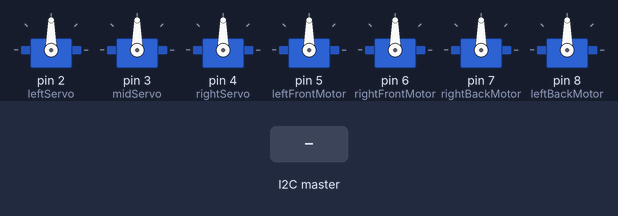
Simulated run of this sketch. Board: Arduino Uno, built with avr-gcc and run on an emulated ATmega328P. Shown: 7 × servo. The test bench sets the inputs (shaded band).

Above: at 3.2 s.
3.3 s: the I2C master sends the byte 1
At 4.0 s:
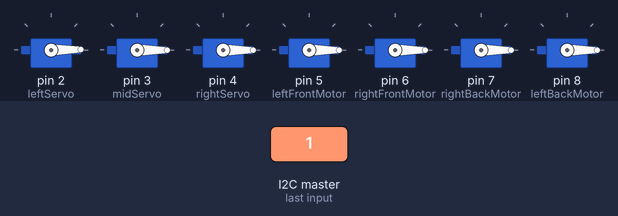
4.8 s: the I2C master sends the byte 0
At 5.1 s:
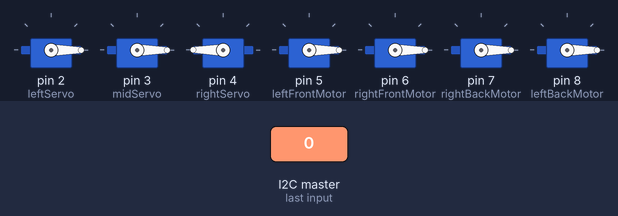
6.3 s: the I2C master sends the byte 90
At 7.5 s:
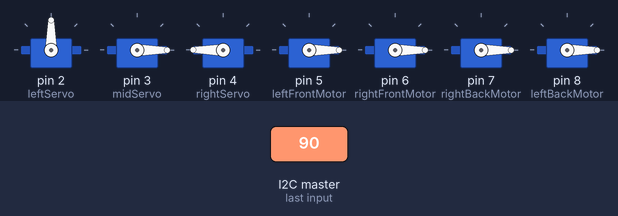
7.8 s: the I2C master sends the byte 200
At 8.6 s:
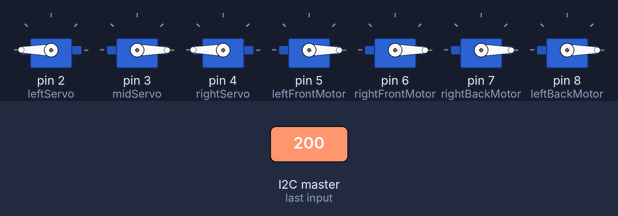
9.3 s: the I2C master sends the byte 2
At 9.8 s:
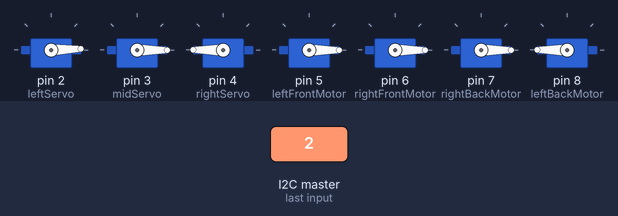
Timing chart, 0 to 11.8 s (numbered marks = the images above; inputs shaded):
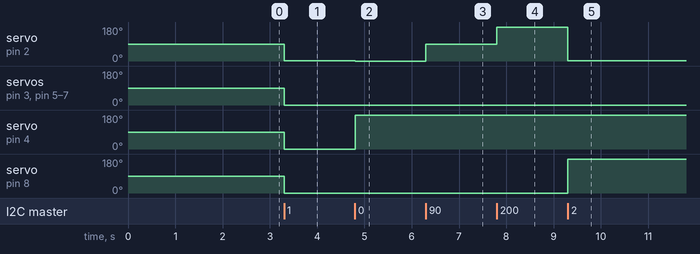

The sketch:

sketch_feb18a.ino
```cpp
#include <Servo.h>
#include <Wire.h>
Servo leftServo, midServo, rightServo;
Servo leftFrontMotor, rightFrontMotor, rightBackMotor, leftBackMotor;

void setup() {
  Wire.begin(0x20);
  delay(1000);
  Wire.onReceive(change_servo);
  delay(1000);
  leftServo.attach(2);
  midServo.attach(3);
  rightServo.attach(4);
  leftFrontMotor.attach(5);
  rightFrontMotor.attach(6);
  rightBackMotor.attach(7);
  leftBackMotor.attach(8);
}

void change_servo(){
  int temp[7], i = 0;
  while (Wire.available()){
    temp[i] = Wire.read();
    i++;
    }
    leftServo.write(temp[0]);
    midServo.write(temp[1]);
    rightServo.write(temp[2]);

    leftFrontMotor.writeMicroseconds(temp[3]);
    rightFrontMotor.writeMicroseconds(temp[4]);

    leftBackMotor.writeMicroseconds(temp[5]);
    rightBackMotor.writeMicroseconds(temp[6]);
}
void loop() {
  delay(1);
}
```

Measured:
- after the input at 3.3 s, servo on pin 2 (leftServo): 90° → 1° at once; servo on pin 3 (midServo), servo on pin 4 (rightServo), servo on pin 5 (leftFrontMotor), servo on pin 6 (rightFrontMotor), servo on pin 7 (rightBackMotor), servo on pin 8 (leftBackMotor): 90° → 0° at once
- after the input at 4.8 s, servo on pin 2 (leftServo): 1° → 0° at once; servo on pin 4 (rightServo): 0° → 180° at once
- after the input at 6.3 s, servo on pin 2 (leftServo): 0° → 90° at once
- after the input at 7.8 s, servo on pin 2 (leftServo): 90° → 180° at once
- after the input at 9.3 s, servo on pin 2 (leftServo): 180° → 2° at once; servo on pin 8 (leftBackMotor): 0° → 180° at once
